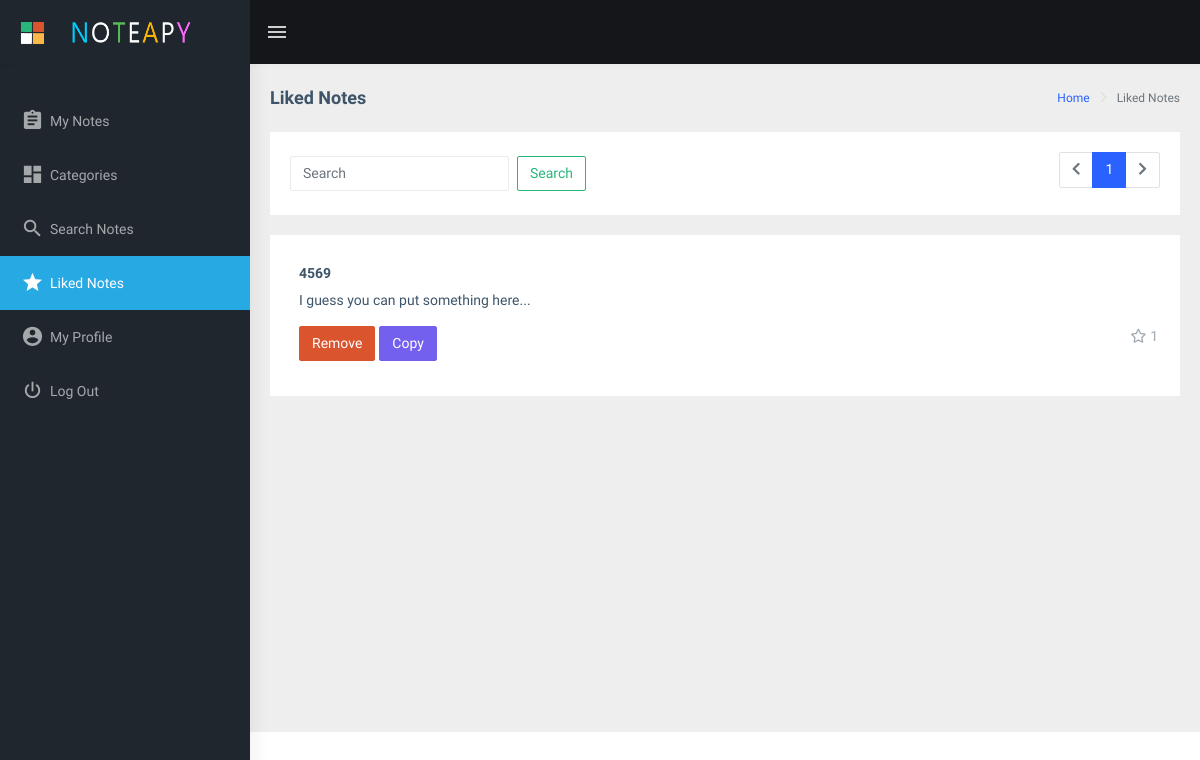
/favorites/ (signed in), run on an earlier commit of the app's database.
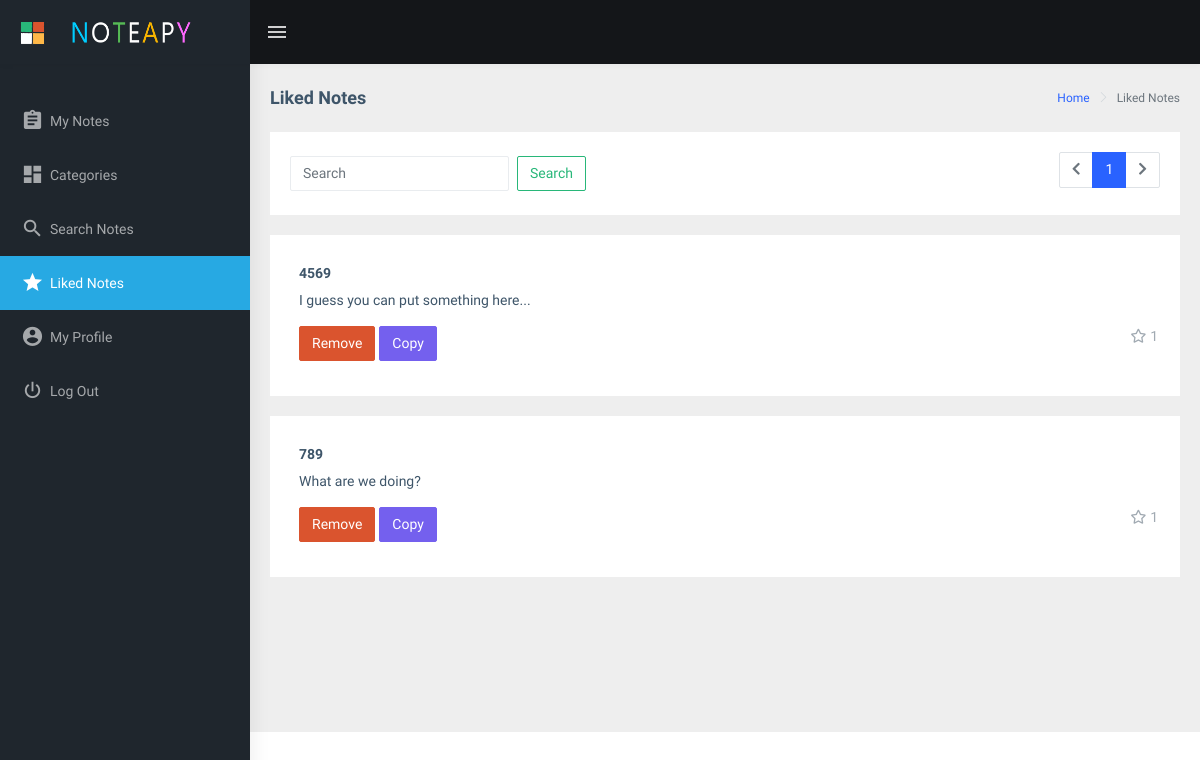
And on a later commit of the database.
### main/models.py (models this page shows, shortened)
class Favorites(models.Model):
    user = models.ForeignKey(User, on_delete=models.CASCADE)
    note = models.ForeignKey(Notes, on_delete=models.CASCADE)
    class Meta:
        verbose_name_plural = "Favorites"

class Notes(models.Model):
    title    = models.CharField(max_length=30)
    content  = models.TextField()
    author   = models.ForeignKey(User, on_delete=models.CASCADE)
    category = models.ForeignKey(Categories, on_delete=models.CASCADE)
    num_of_favorites = models.IntegerField()
    class Meta:
        verbose_name_plural = "Notes"

### main/views/favorites.py (the view)
# urls.py: path('favorites/', views.ManageFavorites.as_view(), name="Favorites"),
class ManageFavorites(LoginRequiredMixin, ListView):
    template_name = "main/favorites/manage_favorites.html"
    paginate_by = 10
    model = Favorites
    def get_queryset(self):
        search_text = self.request.GET.get('search_text')
        if search_text and search_text != "":
            object_list = self.model.objects.filter(Q(note__title__contains=search_text) | Q(note__content__contains=search_text) & Q(user=self.request.user)).order_by('id')
        else:
            object_list = self.model.objects.filter(user=self.request.user).order_by('id')
        return object_list
    def get_context_data(self, **kwargs):
        search_text = self.request.GET.get('search_text')
        context = super().get_context_data(**kwargs)
        context["search_text"] = search_text
        return context

### main/templates/main/favorites/manage_favorites.html (shortened to what this page needs)
{% extends 'main/base.html' %}
{% load static %}
{% block content %}
<div class="page-wrapper">
    <div class="page-breadcrumb">
        <div class="row">
            <div class="col-12 d-flex no-block align-items-center">
                <h4 class="page-title">Liked Notes</h4>
                <div class="ml-auto text-right">
                    <nav aria-label="breadcrumb">
                        <ol class="breadcrumb">
                            <li class="breadcrumb-item"><a href="{% url 'main:Notes' %}">Home</a></li>
                            <li class="breadcrumb-item active" aria-current="page">Liked Notes</li>
                        </ol>
                    </nav>
                </div>
            </div>
        </div>
    </div>
    <div class="container-fluid">
        <div class="row">
            <div class="col-12">
                <div class="card">
                    <div class="card-body d-flex justify-content-between">
                        <form action="{% url 'main:Favorites' %}" method="GET" class="form-inline my-2 my-lg-1">
                            <input class="form-control mr-sm-2" name="search_text" type="search" placeholder="Search">
                            <button class="btn btn-outline-success my-2 my-sm-0" type="submit">Search</button>
                        </form>
                        <ul class="pagination mb-0">
                            {% if page_obj.has_previous %}
                                <li class="page-item"><a class="page-link" href="?search_text={{ search_text }}&page={{ page_obj.previous_page_number }}"><i class="fa fa-chevron-left" aria-hidden="true"></i></a></li>
                            {% else %}
                                <li class="page-item disabled"><span class="page-link"><i class="fa fa-chevron-left" aria-hidden="true"></i></span></li>
                            {% endif %}
                            {% for i in page_obj.paginator.page_range %}
                                {% if page_obj.number == i %}
                                    <li class="page-item active"><span class="page-link">{{ i }} <span class="sr-only">(current)</span></span></li>
                                {% elif i > page_obj.number|add:'-5' and i < page_obj.number|add:'5' %}
                                    <li class="page-item"><a class="page-link" href="?search_text={{ search_text }}&page={{ i }}">{{ i }}</a></li>
                                {% endif %}
                            {% endfor %}
                            {% if page_obj.has_next %}
                                <li class="page-item"><a class="page-link" href="?search_text={{ search_text }}&page={{ page_obj.next_page_number }}"><i class="fa fa-chevron-right" aria-hidden="true"></i></a></li>
                            {% else %}
                                <li class="page-item disabled"><span class="page-link"><i class="fa fa-chevron-right" aria-hidden="true"></i></span></li>
                            {% endif %}
                        </ul>
                    </div>
                </div>
            </div>
        </div>
        {% if object_list %}
            {% for favorite in object_list %}
                <div class="row">
                    <div class="col-12">
                        <div class="card">
                            <div class="card-body my-1 py-1"></div>
                            <div class="comment-widgets scrollable">
                                <div class="d-flex flex-row comment-row m-t-0">
                                    <div class="comment-text w-100">
                                        <h6 class="font-medium font-weight-bold">{{ favorite.note.title }}</h6>
                                        <span id="{{ favorite.note.id }}" class="m-b-15 d-block">{{ favorite.note.content }}</span>
                                        <div class="comment-footer">
                                            <span class="text-muted float-right pr-2"><i class="far fa-star pr-1"></i>{{ favorite.note.num_of_favorites }}</span>
                                            <div class="form-inline">
                                                <form action="{% url 'main:Remove_Favorite' %}" method="GET" class="pr-1">
                                                    <button class="btn btn-danger" type="submit">Remove</button>
                                                </form>
                                                <button class="btn btn-primary" onclick="copy_to_clipboard('{{ favorite.note.id }}');">Copy</button>
                                            </div>
                                        </div>
                                    </div>
                                </div>
                            </div>
                        </div>
                    </div>
                </div>
            {% endfor %}
        {% endif %}
    </div>
</div>
{% endblock %}

### main/templates/main/base.html (shortened to what this page needs)
<!DOCTYPE html>
<html dir="ltr" lang="en">
<head>
    {% load static %}
    <link href="{% static 'main/assets/libs/flot/css/float-chart.css' %}" rel="stylesheet">
    <link href="{% static 'main/dist/css/style.min.css' %}" rel="stylesheet">
    <link href="{% static 'main/assets/libs/toastr/build/toastr.min.css' %}" rel="stylesheet">
    <link rel="stylesheet" type="text/css" href="{% static 'main/assets/libs/select2/dist/css/select2.min.css' %}">
    <link rel="stylesheet" type="text/css" href="{% static 'main/assets/libs/jquery-minicolors/jquery.minicolors.css' %}">
    <link rel="stylesheet" type="text/css" href="{% static 'main/assets/libs/bootstrap-datepicker/dist/css/bootstrap-datepicker.min.css' %}">
    <link rel="stylesheet" type="text/css" href="{% static 'main/assets/libs/quill/dist/quill.snow.css' %}">
    <link rel="stylesheet" type="text/css" href="{% static 'main/assets/extra-libs/multicheck/multicheck.css' %}">
    <link href="{% static 'main/assets/libs/datatables.net-bs4/css/dataTables.bootstrap4.css' %}" rel="stylesheet">
    <link href="{% static 'main/dist/css/style.min.css' %}" rel="stylesheet">
</head>
<body>
    <div id="main-wrapper">
        {% include 'main/top_navbar.html' %}
        {% include 'main/left_navbar.html' %}
        {% block content %}
        {% endblock content %}
    </div>
</body>
</html>

### main/templates/main/top_navbar.html (shortened to what this page needs)
{% load static %}
<header class="topbar" data-navbarbg="skin5">
    <nav class="navbar top-navbar navbar-expand-md navbar-dark">
        <div class="navbar-header" data-logobg="skin5">
            <a class="navbar-brand" href="{% url 'main:Notes' %}">
                <b class="logo-icon p-l-10">
                    <img src="{% static 'main/assets/images/logo-icon.png' %}" alt="homepage" class="light-logo" />
                </b>
                <span class="logo-text">
                    <img src=" {% static 'main/assets/images/temp_logo.png' %}" alt="homepage" class="light-logo" style="width:152px;height:28px;"/>
                </span>
            </a>
        </div>
        <div class="navbar-collapse collapse" id="navbarSupportedContent" data-navbarbg="skin5">
            <ul class="navbar-nav float-left mr-auto">
                <li class="nav-item d-none d-md-block"><a class="nav-link sidebartoggler waves-effect waves-light" href="javascript:void(0)" data-sidebartype="mini-sidebar"><i class="mdi mdi-menu font-24"></i></a></li>
            </ul>
        </div>
    </nav>
</header>

### main/templates/main/left_navbar.html
{% load static %}
<aside class="left-sidebar" data-sidebarbg="skin5">
    <div class="scroll-sidebar">
        <nav class="sidebar-nav">
            <ul id="sidebarnav" class="p-t-30">
                <li class="sidebar-item"> <a class="sidebar-link waves-effect waves-dark sidebar-link" href="{% url 'main:Notes' %}" aria-expanded="false"><i class="mdi mdi-clipboard-text"></i><span class="hide-menu">My Notes</span></a></li>
                <li class="sidebar-item"> <a class="sidebar-link waves-effect waves-dark sidebar-link" href="{% url 'main:Categories' %}" aria-expanded="false"><i class="mdi mdi-view-dashboard"></i><span class="hide-menu">Categories</span></a></li>
                <li class="sidebar-item"> <a class="sidebar-link waves-effect waves-dark sidebar-link" href="{% url 'main:Search' %}" aria-expanded="false"><i class="mdi mdi-magnify"></i><span class="hide-menu">Search Notes</span></a></li>
                <li class="sidebar-item"> <a class="sidebar-link waves-effect waves-dark sidebar-link" href="{% url 'main:Favorites' %}" aria-expanded="false"><i class="mdi mdi-star"></i><span class="hide-menu">Liked Notes</span></a></li>
                <li class="sidebar-item"> <a class="sidebar-link waves-effect waves-dark sidebar-link" href="{% url 'main:Account' %}" aria-expanded="false"><i class="mdi mdi-account-circle"></i><span class="hide-menu">My Profile</span></a></li>
                <li class="sidebar-item"> <a class="sidebar-link waves-effect waves-dark sidebar-link" href="{% url 'main:Logout' %}" aria-expanded="false"><i class="mdi mdi-power"></i><span class="hide-menu">Log Out</span></a></li>
            </ul>
        </nav>
    </div>
</aside>

What changed in the data, as far as the page shows it:
added Favorites: note "789", note.content "What are we doing?", note.num_of_favorites "1"
